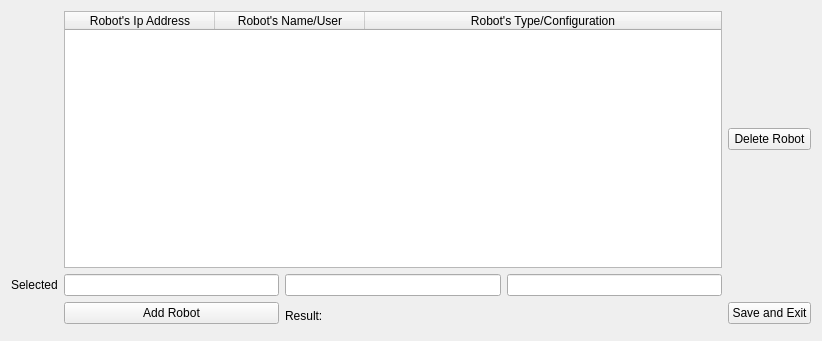
<?xml version="1.0" encoding="UTF-8"?>
<ui version="4.0">
 <class>robotEditDialog</class>
 <widget class="QDialog" name="robotEditDialog">
  <property name="geometry">
   <rect>
    <x>0</x>
    <y>0</y>
    <width>822</width>
    <height>341</height>
   </rect>
  </property>
  <property name="windowTitle">
   <string>Dialog</string>
  </property>
  <layout class="QGridLayout" name="gridLayout_2">
   <item row="0" column="1" colspan="3">
    <widget class="QTableWidget" name="robotTable">
     <property name="sizePolicy">
      <sizepolicy hsizetype="Expanding" vsizetype="Expanding">
       <horstretch>0</horstretch>
       <verstretch>0</verstretch>
      </sizepolicy>
     </property>
     <property name="lineWidth">
      <number>1</number>
     </property>
     <property name="editTriggers">
      <set>QAbstractItemView::NoEditTriggers</set>
     </property>
     <attribute name="horizontalHeaderDefaultSectionSize">
      <number>150</number>
     </attribute>
     <attribute name="horizontalHeaderStretchLastSection">
      <bool>true</bool>
     </attribute>
     <column>
      <property name="text">
       <string>Robot's Ip Address</string>
      </property>
      <property name="textAlignment">
       <set>AlignCenter</set>
      </property>
     </column>
     <column>
      <property name="text">
       <string>Robot's Name/User</string>
      </property>
      <property name="textAlignment">
       <set>AlignCenter</set>
      </property>
     </column>
     <column>
      <property name="text">
       <string>Robot's Type/Configuration</string>
      </property>
      <property name="textAlignment">
       <set>AlignCenter</set>
      </property>
     </column>
    </widget>
   </item>
   <item row="0" column="4">
    <widget class="QPushButton" name="deleteRobotButton">
     <property name="text">
      <string>Delete Robot</string>
     </property>
     <property name="autoDefault">
      <bool>false</bool>
     </property>
    </widget>
   </item>
   <item row="1" column="0">
    <widget class="QLabel" name="selectedLabel">
     <property name="text">
      <string>Selected</string>
     </property>
    </widget>
   </item>
   <item row="1" column="1">
    <widget class="QLineEdit" name="ipEdit"/>
   </item>
   <item row="1" column="2">
    <widget class="QLineEdit" name="nameEdit"/>
   </item>
   <item row="1" column="3">
    <widget class="QLineEdit" name="typeEdit"/>
   </item>
   <item row="2" column="1">
    <widget class="QPushButton" name="addRobotButton">
     <property name="text">
      <string>Add Robot</string>
     </property>
     <property name="autoDefault">
      <bool>false</bool>
     </property>
    </widget>
   </item>
   <item row="2" column="2" rowspan="2" colspan="2">
    <widget class="QLabel" name="resultLabel">
     <property name="text">
      <string>Result:</string>
     </property>
     <property name="wordWrap">
      <bool>true</bool>
     </property>
    </widget>
   </item>
   <item row="2" column="4">
    <widget class="QPushButton" name="saveAndExitButton">
     <property name="text">
      <string>Save and Exit</string>
     </property>
     <property name="autoDefault">
      <bool>false</bool>
     </property>
    </widget>
   </item>
  </layout>
 </widget>
 <resources/>
 <connections/>
</ui>
